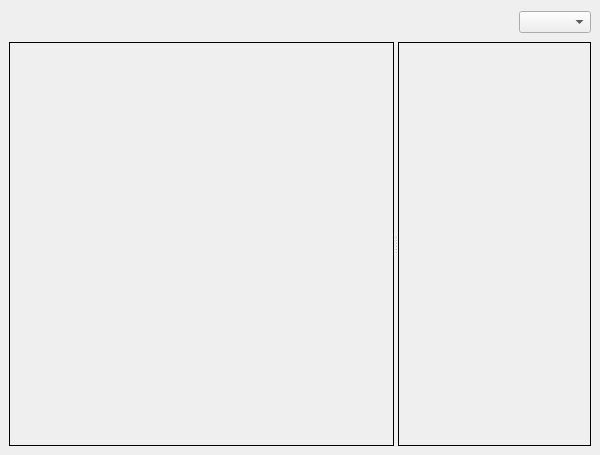
<ui version="4.0" >
 <class>SynastryScopeForm</class>
 <widget class="QWidget" name="SynastryScopeForm" >
  <property name="geometry" >
   <rect>
    <x>0</x>
    <y>0</y>
    <width>600</width>
    <height>455</height>
   </rect>
  </property>
  <property name="windowTitle" >
   <string>Synastry</string>
  </property>
  <layout class="QVBoxLayout" >
   <property name="margin" >
    <number>9</number>
   </property>
   <property name="spacing" >
    <number>6</number>
   </property>
   <item>
    <layout class="QHBoxLayout" >
     <property name="margin" >
      <number>0</number>
     </property>
     <property name="spacing" >
      <number>6</number>
     </property>
     <item>
      <spacer>
       <property name="orientation" >
        <enum>Qt::Horizontal</enum>
       </property>
       <property name="sizeHint" >
        <size>
         <width>471</width>
         <height>27</height>
        </size>
       </property>
      </spacer>
     </item>
     <item>
      <widget class="QComboBox" name="data_combo" />
     </item>
    </layout>
   </item>
   <item>
    <widget class="QSplitter" name="splitter" >
     <property name="orientation" >
      <enum>Qt::Horizontal</enum>
     </property>
     <widget class="QFrame" name="scope_frame" >
      <property name="sizePolicy" >
       <sizepolicy>
        <hsizetype>5</hsizetype>
        <vsizetype>5</vsizetype>
        <horstretch>2</horstretch>
        <verstretch>0</verstretch>
       </sizepolicy>
      </property>
      <property name="palette" >
       <palette>
        <active>
         <colorrole role="WindowText" >
          <brush brushstyle="SolidPattern" >
           <color alpha="255" >
            <red>255</red>
            <green>255</green>
            <blue>255</blue>
           </color>
          </brush>
         </colorrole>
         <colorrole role="Button" >
          <brush brushstyle="SolidPattern" >
           <color alpha="255" >
            <red>0</red>
            <green>0</green>
            <blue>0</blue>
           </color>
          </brush>
         </colorrole>
         <colorrole role="Light" >
          <brush brushstyle="SolidPattern" >
           <color alpha="255" >
            <red>0</red>
            <green>0</green>
            <blue>0</blue>
           </color>
          </brush>
         </colorrole>
         <colorrole role="Midlight" >
          <brush brushstyle="SolidPattern" >
           <color alpha="255" >
            <red>0</red>
            <green>0</green>
            <blue>0</blue>
           </color>
          </brush>
         </colorrole>
         <colorrole role="Dark" >
          <brush brushstyle="SolidPattern" >
           <color alpha="255" >
            <red>0</red>
            <green>0</green>
            <blue>0</blue>
           </color>
          </brush>
         </colorrole>
         <colorrole role="Mid" >
          <brush brushstyle="SolidPattern" >
           <color alpha="255" >
            <red>0</red>
            <green>0</green>
            <blue>0</blue>
           </color>
          </brush>
         </colorrole>
         <colorrole role="Text" >
          <brush brushstyle="SolidPattern" >
           <color alpha="255" >
            <red>255</red>
            <green>255</green>
            <blue>255</blue>
           </color>
          </brush>
         </colorrole>
         <colorrole role="BrightText" >
          <brush brushstyle="SolidPattern" >
           <color alpha="255" >
            <red>255</red>
            <green>255</green>
            <blue>255</blue>
           </color>
          </brush>
         </colorrole>
         <colorrole role="ButtonText" >
          <brush brushstyle="SolidPattern" >
           <color alpha="255" >
            <red>255</red>
            <green>255</green>
            <blue>255</blue>
           </color>
          </brush>
         </colorrole>
         <colorrole role="Base" >
          <brush brushstyle="SolidPattern" >
           <color alpha="255" >
            <red>0</red>
            <green>0</green>
            <blue>0</blue>
           </color>
          </brush>
         </colorrole>
         <colorrole role="Window" >
          <brush brushstyle="SolidPattern" >
           <color alpha="255" >
            <red>0</red>
            <green>0</green>
            <blue>0</blue>
           </color>
          </brush>
         </colorrole>
         <colorrole role="Shadow" >
          <brush brushstyle="SolidPattern" >
           <color alpha="255" >
            <red>0</red>
            <green>0</green>
            <blue>0</blue>
           </color>
          </brush>
         </colorrole>
         <colorrole role="AlternateBase" >
          <brush brushstyle="SolidPattern" >
           <color alpha="255" >
            <red>0</red>
            <green>0</green>
            <blue>0</blue>
           </color>
          </brush>
         </colorrole>
        </active>
        <inactive>
         <colorrole role="WindowText" >
          <brush brushstyle="SolidPattern" >
           <color alpha="255" >
            <red>255</red>
            <green>255</green>
            <blue>255</blue>
           </color>
          </brush>
         </colorrole>
         <colorrole role="Button" >
          <brush brushstyle="SolidPattern" >
           <color alpha="255" >
            <red>0</red>
            <green>0</green>
            <blue>0</blue>
           </color>
          </brush>
         </colorrole>
         <colorrole role="Light" >
          <brush brushstyle="SolidPattern" >
           <color alpha="255" >
            <red>0</red>
            <green>0</green>
            <blue>0</blue>
           </color>
          </brush>
         </colorrole>
         <colorrole role="Midlight" >
          <brush brushstyle="SolidPattern" >
           <color alpha="255" >
            <red>0</red>
            <green>0</green>
            <blue>0</blue>
           </color>
          </brush>
         </colorrole>
         <colorrole role="Dark" >
          <brush brushstyle="SolidPattern" >
           <color alpha="255" >
            <red>0</red>
            <green>0</green>
            <blue>0</blue>
           </color>
          </brush>
         </colorrole>
         <colorrole role="Mid" >
          <brush brushstyle="SolidPattern" >
           <color alpha="255" >
            <red>0</red>
            <green>0</green>
            <blue>0</blue>
           </color>
          </brush>
         </colorrole>
         <colorrole role="Text" >
          <brush brushstyle="SolidPattern" >
           <color alpha="255" >
            <red>255</red>
            <green>255</green>
            <blue>255</blue>
           </color>
          </brush>
         </colorrole>
         <colorrole role="BrightText" >
          <brush brushstyle="SolidPattern" >
           <color alpha="255" >
            <red>255</red>
            <green>255</green>
            <blue>255</blue>
           </color>
          </brush>
         </colorrole>
         <colorrole role="ButtonText" >
          <brush brushstyle="SolidPattern" >
           <color alpha="255" >
            <red>255</red>
            <green>255</green>
            <blue>255</blue>
           </color>
          </brush>
         </colorrole>
         <colorrole role="Base" >
          <brush brushstyle="SolidPattern" >
           <color alpha="255" >
            <red>0</red>
            <green>0</green>
            <blue>0</blue>
           </color>
          </brush>
         </colorrole>
         <colorrole role="Window" >
          <brush brushstyle="SolidPattern" >
           <color alpha="255" >
            <red>0</red>
            <green>0</green>
            <blue>0</blue>
           </color>
          </brush>
         </colorrole>
         <colorrole role="Shadow" >
          <brush brushstyle="SolidPattern" >
           <color alpha="255" >
            <red>0</red>
            <green>0</green>
            <blue>0</blue>
           </color>
          </brush>
         </colorrole>
         <colorrole role="AlternateBase" >
          <brush brushstyle="SolidPattern" >
           <color alpha="255" >
            <red>0</red>
            <green>0</green>
            <blue>0</blue>
           </color>
          </brush>
         </colorrole>
        </inactive>
        <disabled>
         <colorrole role="WindowText" >
          <brush brushstyle="SolidPattern" >
           <color alpha="255" >
            <red>0</red>
            <green>0</green>
            <blue>0</blue>
           </color>
          </brush>
         </colorrole>
         <colorrole role="Button" >
          <brush brushstyle="SolidPattern" >
           <color alpha="255" >
            <red>0</red>
            <green>0</green>
            <blue>0</blue>
           </color>
          </brush>
         </colorrole>
         <colorrole role="Light" >
          <brush brushstyle="SolidPattern" >
           <color alpha="255" >
            <red>0</red>
            <green>0</green>
            <blue>0</blue>
           </color>
          </brush>
         </colorrole>
         <colorrole role="Midlight" >
          <brush brushstyle="SolidPattern" >
           <color alpha="255" >
            <red>0</red>
            <green>0</green>
            <blue>0</blue>
           </color>
          </brush>
         </colorrole>
         <colorrole role="Dark" >
          <brush brushstyle="SolidPattern" >
           <color alpha="255" >
            <red>0</red>
            <green>0</green>
            <blue>0</blue>
           </color>
          </brush>
         </colorrole>
         <colorrole role="Mid" >
          <brush brushstyle="SolidPattern" >
           <color alpha="255" >
            <red>0</red>
            <green>0</green>
            <blue>0</blue>
           </color>
          </brush>
         </colorrole>
         <colorrole role="Text" >
          <brush brushstyle="SolidPattern" >
           <color alpha="255" >
            <red>0</red>
            <green>0</green>
            <blue>0</blue>
           </color>
          </brush>
         </colorrole>
         <colorrole role="BrightText" >
          <brush brushstyle="SolidPattern" >
           <color alpha="255" >
            <red>255</red>
            <green>255</green>
            <blue>255</blue>
           </color>
          </brush>
         </colorrole>
         <colorrole role="ButtonText" >
          <brush brushstyle="SolidPattern" >
           <color alpha="255" >
            <red>0</red>
            <green>0</green>
            <blue>0</blue>
           </color>
          </brush>
         </colorrole>
         <colorrole role="Base" >
          <brush brushstyle="SolidPattern" >
           <color alpha="255" >
            <red>0</red>
            <green>0</green>
            <blue>0</blue>
           </color>
          </brush>
         </colorrole>
         <colorrole role="Window" >
          <brush brushstyle="SolidPattern" >
           <color alpha="255" >
            <red>0</red>
            <green>0</green>
            <blue>0</blue>
           </color>
          </brush>
         </colorrole>
         <colorrole role="Shadow" >
          <brush brushstyle="SolidPattern" >
           <color alpha="255" >
            <red>0</red>
            <green>0</green>
            <blue>0</blue>
           </color>
          </brush>
         </colorrole>
         <colorrole role="AlternateBase" >
          <brush brushstyle="SolidPattern" >
           <color alpha="255" >
            <red>0</red>
            <green>0</green>
            <blue>0</blue>
           </color>
          </brush>
         </colorrole>
        </disabled>
       </palette>
      </property>
      <property name="frameShape" >
       <enum>QFrame::StyledPanel</enum>
      </property>
      <property name="frameShadow" >
       <enum>QFrame::Raised</enum>
      </property>
     </widget>
     <widget class="QFrame" name="data_scope_frame" >
      <property name="sizePolicy" >
       <sizepolicy>
        <hsizetype>5</hsizetype>
        <vsizetype>5</vsizetype>
        <horstretch>1</horstretch>
        <verstretch>0</verstretch>
       </sizepolicy>
      </property>
      <property name="palette" >
       <palette>
        <active>
         <colorrole role="WindowText" >
          <brush brushstyle="SolidPattern" >
           <color alpha="255" >
            <red>255</red>
            <green>255</green>
            <blue>255</blue>
           </color>
          </brush>
         </colorrole>
         <colorrole role="Button" >
          <brush brushstyle="SolidPattern" >
           <color alpha="255" >
            <red>0</red>
            <green>0</green>
            <blue>0</blue>
           </color>
          </brush>
         </colorrole>
         <colorrole role="Light" >
          <brush brushstyle="SolidPattern" >
           <color alpha="255" >
            <red>0</red>
            <green>0</green>
            <blue>0</blue>
           </color>
          </brush>
         </colorrole>
         <colorrole role="Midlight" >
          <brush brushstyle="SolidPattern" >
           <color alpha="255" >
            <red>0</red>
            <green>0</green>
            <blue>0</blue>
           </color>
          </brush>
         </colorrole>
         <colorrole role="Dark" >
          <brush brushstyle="SolidPattern" >
           <color alpha="255" >
            <red>0</red>
            <green>0</green>
            <blue>0</blue>
           </color>
          </brush>
         </colorrole>
         <colorrole role="Mid" >
          <brush brushstyle="SolidPattern" >
           <color alpha="255" >
            <red>0</red>
            <green>0</green>
            <blue>0</blue>
           </color>
          </brush>
         </colorrole>
         <colorrole role="Text" >
          <brush brushstyle="SolidPattern" >
           <color alpha="255" >
            <red>255</red>
            <green>255</green>
            <blue>255</blue>
           </color>
          </brush>
         </colorrole>
         <colorrole role="BrightText" >
          <brush brushstyle="SolidPattern" >
           <color alpha="255" >
            <red>255</red>
            <green>255</green>
            <blue>255</blue>
           </color>
          </brush>
         </colorrole>
         <colorrole role="ButtonText" >
          <brush brushstyle="SolidPattern" >
           <color alpha="255" >
            <red>255</red>
            <green>255</green>
            <blue>255</blue>
           </color>
          </brush>
         </colorrole>
         <colorrole role="Base" >
          <brush brushstyle="SolidPattern" >
           <color alpha="255" >
            <red>0</red>
            <green>0</green>
            <blue>0</blue>
           </color>
          </brush>
         </colorrole>
         <colorrole role="Window" >
          <brush brushstyle="SolidPattern" >
           <color alpha="255" >
            <red>0</red>
            <green>0</green>
            <blue>0</blue>
           </color>
          </brush>
         </colorrole>
         <colorrole role="Shadow" >
          <brush brushstyle="SolidPattern" >
           <color alpha="255" >
            <red>0</red>
            <green>0</green>
            <blue>0</blue>
           </color>
          </brush>
         </colorrole>
         <colorrole role="AlternateBase" >
          <brush brushstyle="SolidPattern" >
           <color alpha="255" >
            <red>0</red>
            <green>0</green>
            <blue>0</blue>
           </color>
          </brush>
         </colorrole>
        </active>
        <inactive>
         <colorrole role="WindowText" >
          <brush brushstyle="SolidPattern" >
           <color alpha="255" >
            <red>255</red>
            <green>255</green>
            <blue>255</blue>
           </color>
          </brush>
         </colorrole>
         <colorrole role="Button" >
          <brush brushstyle="SolidPattern" >
           <color alpha="255" >
            <red>0</red>
            <green>0</green>
            <blue>0</blue>
           </color>
          </brush>
         </colorrole>
         <colorrole role="Light" >
          <brush brushstyle="SolidPattern" >
           <color alpha="255" >
            <red>0</red>
            <green>0</green>
            <blue>0</blue>
           </color>
          </brush>
         </colorrole>
         <colorrole role="Midlight" >
          <brush brushstyle="SolidPattern" >
           <color alpha="255" >
            <red>0</red>
            <green>0</green>
            <blue>0</blue>
           </color>
          </brush>
         </colorrole>
         <colorrole role="Dark" >
          <brush brushstyle="SolidPattern" >
           <color alpha="255" >
            <red>0</red>
            <green>0</green>
            <blue>0</blue>
           </color>
          </brush>
         </colorrole>
         <colorrole role="Mid" >
          <brush brushstyle="SolidPattern" >
           <color alpha="255" >
            <red>0</red>
            <green>0</green>
            <blue>0</blue>
           </color>
          </brush>
         </colorrole>
         <colorrole role="Text" >
          <brush brushstyle="SolidPattern" >
           <color alpha="255" >
            <red>255</red>
            <green>255</green>
            <blue>255</blue>
           </color>
          </brush>
         </colorrole>
         <colorrole role="BrightText" >
          <brush brushstyle="SolidPattern" >
           <color alpha="255" >
            <red>255</red>
            <green>255</green>
            <blue>255</blue>
           </color>
          </brush>
         </colorrole>
         <colorrole role="ButtonText" >
          <brush brushstyle="SolidPattern" >
           <color alpha="255" >
            <red>255</red>
            <green>255</green>
            <blue>255</blue>
           </color>
          </brush>
         </colorrole>
         <colorrole role="Base" >
          <brush brushstyle="SolidPattern" >
           <color alpha="255" >
            <red>0</red>
            <green>0</green>
            <blue>0</blue>
           </color>
          </brush>
         </colorrole>
         <colorrole role="Window" >
          <brush brushstyle="SolidPattern" >
           <color alpha="255" >
            <red>0</red>
            <green>0</green>
            <blue>0</blue>
           </color>
          </brush>
         </colorrole>
         <colorrole role="Shadow" >
          <brush brushstyle="SolidPattern" >
           <color alpha="255" >
            <red>0</red>
            <green>0</green>
            <blue>0</blue>
           </color>
          </brush>
         </colorrole>
         <colorrole role="AlternateBase" >
          <brush brushstyle="SolidPattern" >
           <color alpha="255" >
            <red>0</red>
            <green>0</green>
            <blue>0</blue>
           </color>
          </brush>
         </colorrole>
        </inactive>
        <disabled>
         <colorrole role="WindowText" >
          <brush brushstyle="SolidPattern" >
           <color alpha="255" >
            <red>0</red>
            <green>0</green>
            <blue>0</blue>
           </color>
          </brush>
         </colorrole>
         <colorrole role="Button" >
          <brush brushstyle="SolidPattern" >
           <color alpha="255" >
            <red>0</red>
            <green>0</green>
            <blue>0</blue>
           </color>
          </brush>
         </colorrole>
         <colorrole role="Light" >
          <brush brushstyle="SolidPattern" >
           <color alpha="255" >
            <red>0</red>
            <green>0</green>
            <blue>0</blue>
           </color>
          </brush>
         </colorrole>
         <colorrole role="Midlight" >
          <brush brushstyle="SolidPattern" >
           <color alpha="255" >
            <red>0</red>
            <green>0</green>
            <blue>0</blue>
           </color>
          </brush>
         </colorrole>
         <colorrole role="Dark" >
          <brush brushstyle="SolidPattern" >
           <color alpha="255" >
            <red>0</red>
            <green>0</green>
            <blue>0</blue>
           </color>
          </brush>
         </colorrole>
         <colorrole role="Mid" >
          <brush brushstyle="SolidPattern" >
           <color alpha="255" >
            <red>0</red>
            <green>0</green>
            <blue>0</blue>
           </color>
          </brush>
         </colorrole>
         <colorrole role="Text" >
          <brush brushstyle="SolidPattern" >
           <color alpha="255" >
            <red>0</red>
            <green>0</green>
            <blue>0</blue>
           </color>
          </brush>
         </colorrole>
         <colorrole role="BrightText" >
          <brush brushstyle="SolidPattern" >
           <color alpha="255" >
            <red>255</red>
            <green>255</green>
            <blue>255</blue>
           </color>
          </brush>
         </colorrole>
         <colorrole role="ButtonText" >
          <brush brushstyle="SolidPattern" >
           <color alpha="255" >
            <red>0</red>
            <green>0</green>
            <blue>0</blue>
           </color>
          </brush>
         </colorrole>
         <colorrole role="Base" >
          <brush brushstyle="SolidPattern" >
           <color alpha="255" >
            <red>0</red>
            <green>0</green>
            <blue>0</blue>
           </color>
          </brush>
         </colorrole>
         <colorrole role="Window" >
          <brush brushstyle="SolidPattern" >
           <color alpha="255" >
            <red>0</red>
            <green>0</green>
            <blue>0</blue>
           </color>
          </brush>
         </colorrole>
         <colorrole role="Shadow" >
          <brush brushstyle="SolidPattern" >
           <color alpha="255" >
            <red>0</red>
            <green>0</green>
            <blue>0</blue>
           </color>
          </brush>
         </colorrole>
         <colorrole role="AlternateBase" >
          <brush brushstyle="SolidPattern" >
           <color alpha="255" >
            <red>0</red>
            <green>0</green>
            <blue>0</blue>
           </color>
          </brush>
         </colorrole>
        </disabled>
       </palette>
      </property>
      <property name="frameShape" >
       <enum>QFrame::StyledPanel</enum>
      </property>
      <property name="frameShadow" >
       <enum>QFrame::Raised</enum>
      </property>
     </widget>
    </widget>
   </item>
  </layout>
 </widget>
 <layoutdefault spacing="6" margin="11" />
 <pixmapfunction>qPixmapFromMimeSource</pixmapfunction>
 <resources/>
 <connections/>
</ui>
